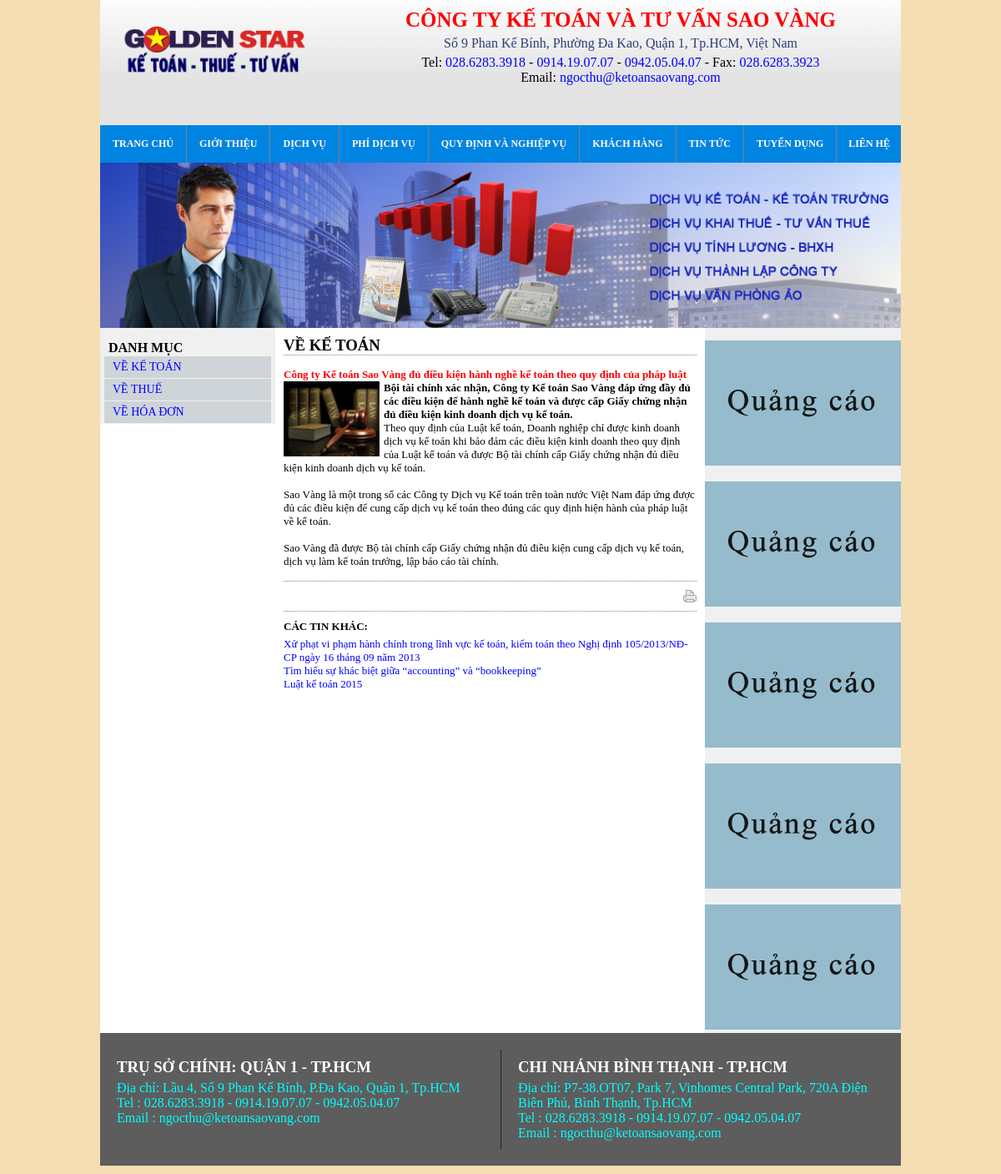
The app's page /quydinhnghiepvu/chitiet/1 with its own data.
### trangchu/models.py (models this page shows)
class Menu(models.Model):
    menu_parent = models.ForeignKey('self', on_delete=models.CASCADE, default = None,  blank=True, null=True)
    menu_title = models.CharField(max_length = 255, unique=True)
    menu_link = models.CharField(max_length=500)
    menu_order = models.IntegerField(default=0)
    def __str__(self):
        return self.menu_title

### quydinhnghiepvu/models.py (models this page shows, shortened)
class QuyDinhNghiepVu(models.Model):
    menu = models.ForeignKey(Menu, on_delete=models.CASCADE, default = 1)
    tieu_de = models.CharField(max_length = 255)
    mo_ta_ngan = models.TextField()
    image = models.ImageField(upload_to='images/')
    noi_dung = models.TextField()

### quydinhnghiepvu/views.py (the view)
# urls.py: path('chitiet/<int:quy_dinh_nghiep_vu_id>', views.quy_dinh_nghiep_vu_chi_tiet, name='quy_dinh_nghiep_vu_chi_tiet'),
def quy_dinh_nghiep_vu_chi_tiet(request, quy_dinh_nghiep_vu_id):
    danh_muc = Menu.objects.filter(menu_parent = Menu.objects.get(menu_link='/quydinhnghiepvu/'))
    quydinhnghiepvu = get_object_or_404(QuyDinhNghiepVu, pk=quy_dinh_nghiep_vu_id)
    quydinhnghiepvu_lien_quan = QuyDinhNghiepVu.objects.filter(menu = quydinhnghiepvu.menu).exclude(pk=quydinhnghiepvu.pk).order_by('-pk')[:8]
    return render(request, 'quydinhnghiepvu/quydinhnghiepvu_chi_tiet.html', {'main_menu':create_menu(None),
                                                                             'danh_muc': danh_muc,
                                                                             'quydinhnghiepvu':quydinhnghiepvu,
                                                                             'quydinhnghiepvu_lien_quan':quydinhnghiepvu_lien_quan,})

### trangchu/views.py (called while the page is built)
def create_menu(node):
    items = Menu.objects.filter(menu_parent = node).order_by("menu_order")
    main_menu = []
    for item in items:
        main_menu.append({
            "item":item,
            "children": create_menu(item),
        })
    return main_menu

### quydinhnghiepvu/templates/quydinhnghiepvu/quydinhnghiepvu_chi_tiet.html
{% extends 'quydinhnghiepvu/quydinhnghiepvu_base.html' %}
{% load static %}
{% block left_menu %}
{% for loai_quy_dinh_nghiep_vu in danh_muc %}
<li>
    <a href="{% url 'quy_dinh_nghiep_vu_theo_danh_muc' loai_quy_dinh_nghiep_vu.id %}">
        {{loai_quy_dinh_nghiep_vu}}
    </a>
</li>
{% endfor %}
{% endblock%}
{% block main_content %}
<h3>{{ quydinhnghiepvu.menu }}</h3>
<div class="detail">
    <h4>{{ quydinhnghiepvu.tieu_de }}</h4>
    <img src="{{ quydinhnghiepvu.image.url }}" alt="">
    <strong>{{ quydinhnghiepvu.mo_ta_ngan|safe }}</strong>
    {{ quydinhnghiepvu.noi_dung|safe }}
</div>
<div class="function">
    <a href="{% url 'in_quy_dinh_nghiep_vu' quydinhnghiepvu.id %}" target="_blank"><img class="print" src="{% static 'images/icon_print.png' %}" alt=""></a>
</div>
{% if quydinhnghiepvu_lien_quan.count != 0 %}
<div class="relative">
    <h4>CÁC TIN KHÁC:</h4>
    <div>
        <ul>
            {% for quydinhnghiepvu in quydinhnghiepvu_lien_quan %}
            <li><a href="{% url 'quy_dinh_nghiep_vu_chi_tiet' quydinhnghiepvu.id %}">{{ quydinhnghiepvu.tieu_de }}</a></li>
            {% endfor %}
        </ul>
    </div>
</div>
{% endif %}
{% endblock %}

### trangchu/templates/base.html (shortened to what this page needs)
<!DOCTYPE html>
{% load static %}
<html lang="en">
<head>
    <link rel="stylesheet" href="{% static 'css/style.css' %}" />
    <link rel="stylesheet" href="https://cdnjs.cloudflare.com/ajax/libs/font-awesome/4.7.0/css/font-awesome.min.css">
</head>
<body>
    <header>
        <div id="logo">
            <a href="{% url 'index' %}">
                    <img src="{% static 'images/LOGO_SAOVANG_KT_THUE_TV_02_2.png' %}" alt="Không thể load logo!">
            </a>
        </div>
        <div class="right">
            <h1>CÔNG TY KẾ TOÁN VÀ TƯ VẤN SAO VÀNG</h1>
            <p class="dia_chi">Số 9 Phan Kế Bính, Phường Đa Kao, Quận 1, Tp.HCM, Việt Nam</p>
            <p>Tel:
                <span>028.6283.3918</span> -
                <span>0914.19.07.07</span> -
                <span>0942.05.04.07</span> -
                Fax: <span>028.6283.3923</span>
            </p>
            <p>Email: <span>ngocthu@ketoansaovang.com</span></p>
        </div>
    </header>
    <nav>
        <ul>
            {% for item in main_menu %}
            <li><a href="{{item.item.menu_link}}">{{ item.item }}</a>
            </li>
            {% endfor %}
        </ul>
    </nav>
    <div class="container">
        <img src="{% static 'images/keToanBanner.png' %}" alt="">
        {% block container %}
        <div class="left_content">
            {% block left_content %}{% endblock %}
        </div>
        <div class="right_content">
            <a href="{% url 'index' %}">
                <img src="{% static 'images/quangcao.png' %}" alt="">
            </a>
            <a href="{% url 'index' %}">
                <img src="{% static 'images/quangcao.png' %}" alt="">
            </a>
            <a href="{% url 'index' %}">
                <img src="{% static 'images/quangcao.png' %}" alt="">
            </a>
            <a href="{% url 'index' %}">
                <img src="{% static 'images/quangcao.png' %}" alt="">
            </a>
            <a href="{% url 'index' %}">
                <img src="{% static 'images/quangcao.png' %}" alt="">
            </a>
        </div>
        {% endblock %}
    </div>
    <footer>
        <div class="content">
            <h3>TRỤ SỞ CHÍNH: QUẬN 1 - TP.HCM</h3>
            <p><span>Địa chỉ</span>: <span>Lầu 4, Số 9 Phan Kế Bính, P.Đa Kao, Quận 1, Tp.HCM</span></p>
            <p>
                <span>Tel</span>
                :
                <span>028.6283.3918 - 0914.19.07.07 - 0942.05.04.07</span>
            </p>
            <p>
                <span>Email</span>
                :
                <span>ngocthu@ketoansaovang.com</span>
            </p>
        </div>
        <div class="content">
            <h3>CHI NHÁNH BÌNH THẠNH - TP.HCM</h3>
            <p><span>Địa chỉ</span>: <span>P7-38.OT07, Park 7, Vinhomes Central Park, 720A Điện Biên Phủ, Bình Thạnh, Tp.HCM</span></p>
            <p>
                <span>Tel</span>
                :
                <span>028.6283.3918 - 0914.19.07.07 - 0942.05.04.07</span>
            </p>
            <p>
                <span>Email</span>
                :
                <span>ngocthu@ketoansaovang.com</span>
            </p>
        </div>
    </footer>
</body>
</html>

### static/CSS/style.css (style rules this page uses)
* { margin: 0px; padding: 0px; box-sizing: border-box; }
body { background-color: wheat; }
header { height: 160px; width: 960px; padding: 0px; margin: 0px auto; margin-top: -10px; background: rgb(227,227,227); background: linear-gradient(0deg, rgba(227,227,227,1) 35%, rgba(255,255,255,1) 100%); }
header #logo { display: block; float: left; margin: 0; width: 30%; height: 100%; text-align: center; display: flex; flex-wrap: wrap; align-content:center; }
header #logo img { width: 250px; }
header .right { display: block; text-align: center; padding-top: 20px; }
header .right h1 { font-size: 25px; padding-bottom: 5px; color: red; }
header .right .dia_chi { padding-bottom: 5px; color: #01125ace; }
header .right span { color: blue; }
nav { width: 960px; margin:0 auto; padding: 0; font-size: 12px; }
nav li { list-style: none; }
nav > ul > li { float: left; }
nav a { padding: 15px 15px; color: white; font-weight: bold; text-decoration: none; display: inline-block; background-color: #0084e2; }
nav>ul { text-align: center; }
nav>ul>li { position: relative; }
nav>ul>li>a { border-right: 1px solid gray; }
nav>ul>li:last-child>a { padding-left: 14px; padding-right: 13px; border-right: none; }
.container { width: 960px; margin:0 auto; background-color: white; }
.container::after { content: ""; clear: both; display: table; }
.container > img { width: 960px; display: block; }
.container .left_content { width: 725px; display: block; float: left; }
.container .right_content { width: 235px; float: right; background-color: #f0f0f0; }
footer { background-color: #5e5d5d; width: 960px; margin:0 auto; }
footer::after { content: " "; clear: both; display: table; }
footer h3 { color: white; margin-bottom: 5px; }
footer .content { float: left; width: 50%; box-sizing: border-box; padding: 10px 20px; margin: 20px 0px; color: rgb(0, 255, 255) }
footer .content:not(:first-child) { border-left: 1px solid rgba(0, 0, 0, 0.623); }
.left_menu li { list-style: none; }
.left_menu a { display: block; padding-top: 5px; padding-bottom: 5px; padding-left: 10px; margin: 1px 5px; font-size: 14px; text-decoration: none; background-color: #cfd4d8f6; color: blue; text-transform: capitalize; }
.container .right .detail { border-top: 1px dotted gray; border-bottom: 1px dotted gray; padding-top: 15px; padding-bottom: 15px; font-size: 13px; }
.container .right .detail h4 { color: red; }
.container .right .detail img { width: 115px; height: 90px; float: left; margin-right: 5px; }
.container .right .relative { margin-top: 10px; border-top: dotted 1px gray; font-size: 13px; padding-top: 10px; }
.container .right .relative h4 { margin-bottom: 5px; }
.container .right .relative li { list-style: none; }
.container .right .relative a { text-decoration: none; color: blue; }
.container .right .function { margin-top: 10px; }
.container .right .function .print { width: 16px; float: right; }
.container .right .function::after { content: ""; clear: both; display: table; }
.right_content img { margin-top: 15px; }

### records on screen
Menu: item "TRANG CHỦ"
Menu: item "GIỚI THIỆU"
Menu: item "DỊCH VỤ"
Menu: item "PHÍ DỊCH VỤ"
Menu: item "QUY ĐỊNH VÀ NGHIỆP VỤ"
Menu: item "KHÁCH HÀNG"
Menu: item "TIN TỨC"
Menu: item "TUYỂN DỤNG"
Menu: item "LIÊN HỆ"
Menu: menu_title "VỀ KẾ TOÁN"
Menu: menu_title "VỀ THUẾ"
Menu: menu_title "VỀ HÓA ĐƠN"
QuyDinhNghiepVu: menu "VỀ KẾ TOÁN", tieu_de "Công ty Kế toán Sao Vàng đủ điều kiện hành nghề kế toán theo quy định của pháp luật", image (picture), mo_ta_ngan "Bội tài chính xác nhận, Công ty Kế toán Sao Vàng đáp ứng đầy đủ các điều kiện để hành nghề kế toán và được cấp Giấy chứng nhận đủ điều kiện kinh doanh dịch vụ kế toán.", noi_dung "Theo quy định của Luật kế toán, Doanh nghiệp chỉ được kinh doanh dịch vụ kế toán khi bảo đảm các điều kiện kinh doanh theo quy định của Luật kế toán và được Bộ tài chính cấp Giấy chứng nhận đủ điều kiện kinh doanh dịch vụ kế toán. Sao Vàng là một trong số các Công ty Dịch vụ Kế toán trên toàn nước Việt Nam đáp ứng được đủ các điều kiện để cung cấp dịch vụ kế toán theo đúng các quy định hiện hành của pháp luật về kế toán. Sao Vàng đã được Bộ tài chính cấp Giấy chứng nhận đủ điều kiện cung cấp dịch vụ kế toán, dịch vụ làm kế toán trưởng, lập báo cáo tài chính."
QuyDinhNghiepVu: tieu_de "Xử phạt vi phạm hành chính trong lĩnh vực kế toán, kiểm toán theo Nghị định 105/2013/NĐ-CP ngày 16 tháng 09 năm 2013"
QuyDinhNghiepVu: tieu_de "Tìm hiểu sự khác biệt giữa “accounting” và “bookkeeping”"
QuyDinhNghiepVu: tieu_de "Luật kế toán 2015"
